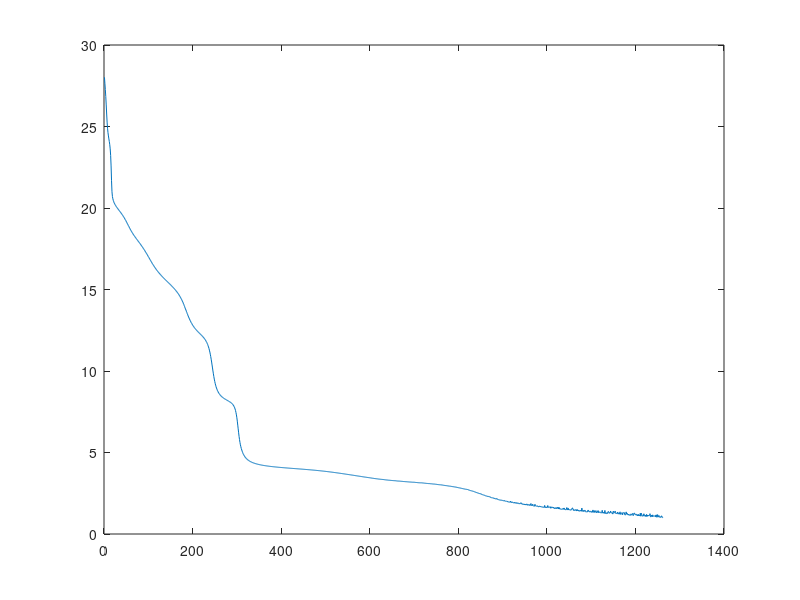

Source code (MATLAB):
close all;
clear;

n_entradas = 4;
neuronas_capa_1 = 4;
neuronas_capa_2 = 1;
MAX_ERROR = 1;
MAX_ITERACIONES = 40000;

eta = 0.02;
beta = 1;

x = [   -1, -1, -1, -1;
        -1, -1, -1,  1;
        -1, -1,  1, -1;
        -1, -1,  1,  1;
        
        -1,  1, -1, -1;
        -1,  1, -1,  1;
        -1,  1,  1, -1;
        -1,  1,  1,  1;
        
         1, -1, -1, -1;
         1, -1, -1,  1;
         1, -1,  1, -1;
         1, -1,  1,  1;
        
         1,  1, -1, -1;
         1,  1, -1,  1;
         1,  1,  1, -1;
         1,  1,  1,  1;
    ];

x = [x, ones(2^n_entradas, 1)];

yd = [  -1;
         1;
         1;
        -1;
        
         1;
        -1;
        -1;
         1;
        
         1;
        -1;
        -1;
         1;
        
        -1;
         1;
         1;
        -1;
     ];

% Si se quedo en un minimo local no satisfactorio, vuelve a empezar.
iteracion = MAX_ITERACIONES;
while(iteracion == MAX_ITERACIONES)
    iteracion = 0;
    
    W = randn(neuronas_capa_1, n_entradas + 1);
    w = randn(neuronas_capa_2, neuronas_capa_1 + 1);

    ECMS = [];
    
    aprendio = 0;
    while((aprendio == 0) && (iteracion < MAX_ITERACIONES))
        %Actualizo matriz de pesos sinapticos.
        secuencia = randperm(2^n_entradas);
        for i = secuencia
            h_entrada = W * x(i, :)';
            v = tanh(beta * h_entrada);
            h_salida = w * [v; 1];
            y = tanh(beta * h_salida);

            delta_salida = beta * (1 - tanh(beta * h_salida).^2) * (yd(i) - y);
            delta_entrada = beta * (1 - tanh(beta * h_entrada).^2) .* w(:, 1:neuronas_capa_1)' * delta_salida;

            deltaw = eta * delta_salida * [v; 1];
            w = w + deltaw';

            deltaW = eta * delta_entrada * x(i, :);
            W = W + deltaW;
        end

        %Chequeo si aprendio.
        ECM = 0;
        y = zeros(2^n_entradas, 1);
        for i = 1:2^n_entradas
            h_entrada = W * x(i, :)';
            v = tanh(beta * h_entrada);
            h_salida = w * [v; 1];
            y(i) = tanh(beta * h_salida);
            ECM = ECM + (y(i) - yd(i))^2;
        end
        
        ECMS = [ECMS, ECM];
        
        if(ECM > MAX_ERROR)
            aprendio = 0;
        else
            aprendio = 1;
        end
        
        iteracion = iteracion + 1;
    end
end
     
disp('Error Cuadratico Medio:');
ECM

disp('Salidas Aprendidas:');
y

figure(1);
plot(ECMS);